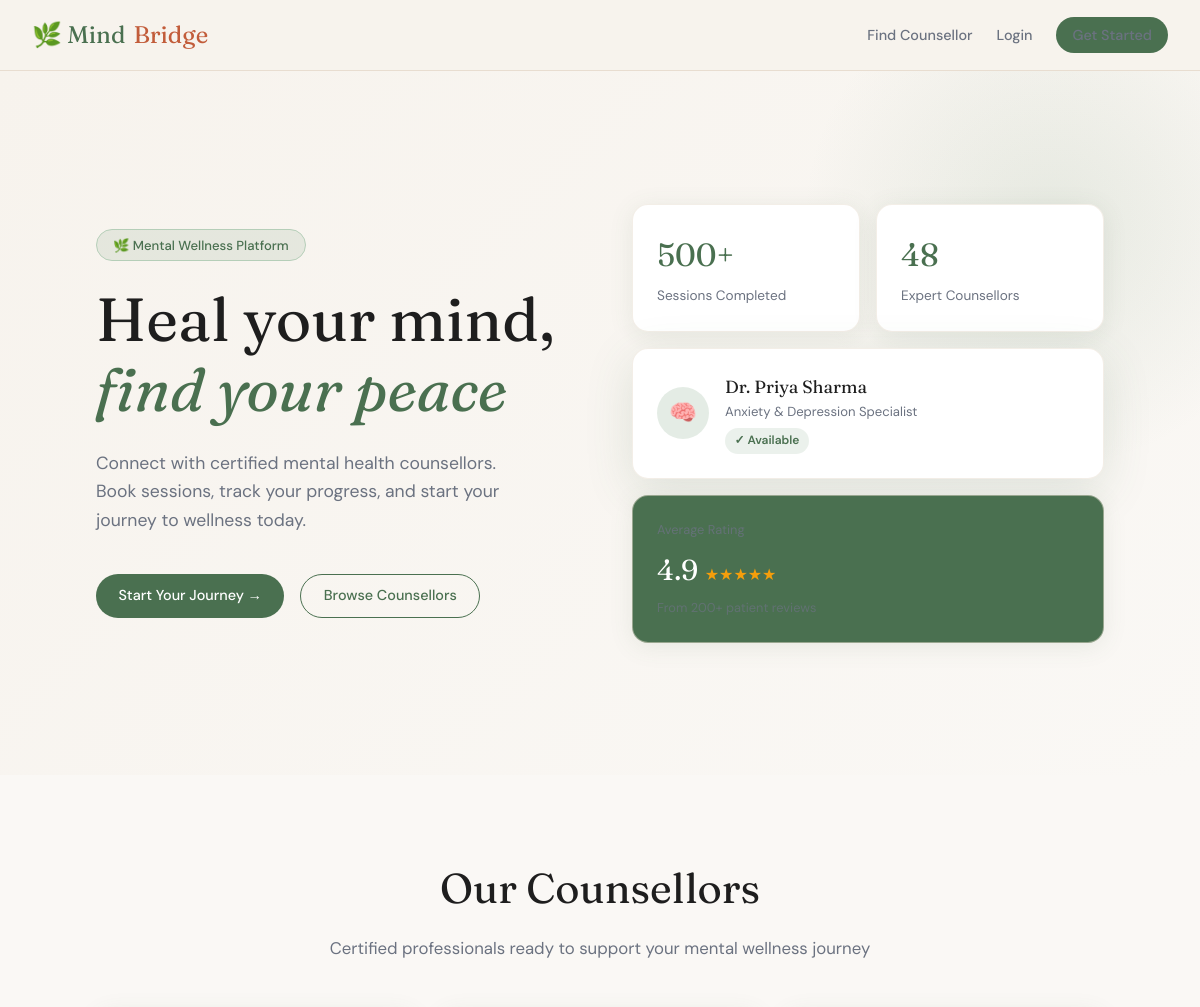
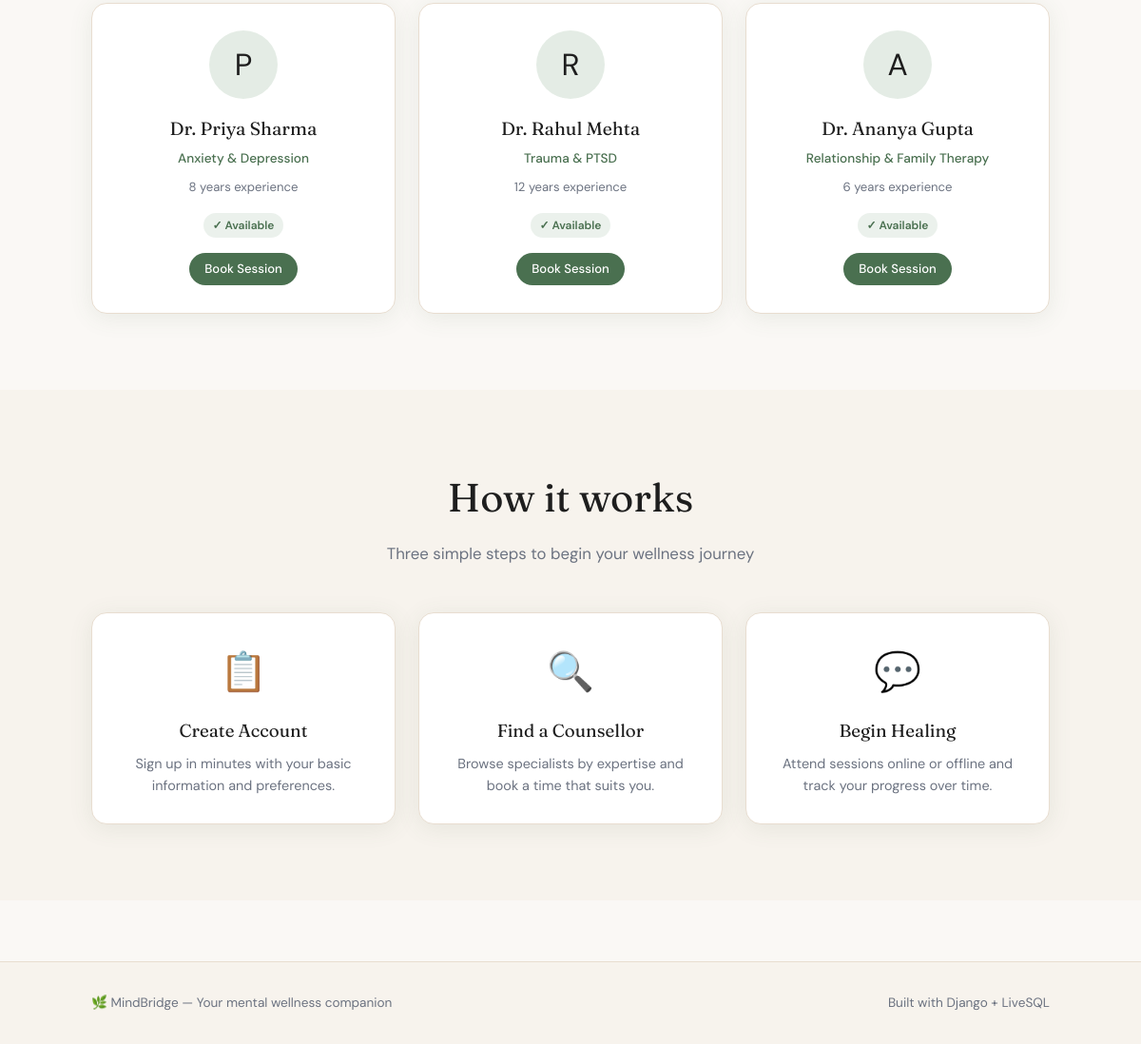
The page / on the database its author committed (2 pictures, top to bottom).
### core/models.py (models this page shows, shortened)
class Counsellor(models.Model):
    counsellor_id = models.AutoField(primary_key=True)
    user = models.OneToOneField(User, on_delete=models.CASCADE, related_name='counsellor_profile')
    name = models.CharField(max_length=200)
    specialization = models.CharField(max_length=200)
    email = models.EmailField()
    phone = models.CharField(max_length=20, blank=True)
    experience_years = models.IntegerField(default=0)
    availability_status = models.BooleanField(default=True)
    class Meta:
        db_table = 'counsellor'

### core/views.py (the view)
# urls.py: path('', views.home, name='home'),
def home(request):
    counsellors = Counsellor.objects.filter(availability_status=True)[:6]
    return render(request, 'home.html', {'counsellors': counsellors})

### templates/home.html (shortened to what this page needs)
{% extends 'base.html' %}
{% block content %}
<section class="hero">
  <div class="hero-text fade-up">
    <div class="hero-badge">🌿 Mental Wellness Platform</div>
    <h1>Heal your mind, <em>find your peace</em></h1>
    <p class="hero-sub">Connect with certified mental health counsellors. Book sessions, track your progress, and start your journey to wellness today.</p>
    <div class="hero-ctas">
      <a href="/register/" class="btn btn-primary">Start Your Journey →</a>
      <a href="/counsellors/" class="btn btn-outline">Browse Counsellors</a>
    </div>
  </div>
  <div class="hero-visual fade-up delay-2">
    <div class="stat-row">
      <div class="stat-card">
        <h3>500+</h3>
        <p>Sessions Completed</p>
      </div>
      <div class="stat-card">
        <h3>48</h3>
        <p>Expert Counsellors</p>
      </div>
    </div>
    <div class="counsellor-preview">
      <div class="avatar avatar-green">🧠</div>
      <div>
        <div style="font-family:'Fraunces',serif;font-size:1.1rem;">Dr. Priya Sharma</div>
        <div style="color:var(--muted);font-size:0.82rem;">Anxiety & Depression Specialist</div>
        <div style="margin-top:0.3rem;"><span class="badge badge-green">✓ Available</span></div>
      </div>
    </div>
    <div class="stat-card" style="background:var(--sage-dark);color:white;">
      <p style="font-size:0.8rem;opacity:0.8;margin-bottom:0.4rem;">Average Rating</p>
      <div style="font-size:1.8rem;font-family:'Fraunces',serif;">4.9 <span style="font-size:1rem;color:#f59e0b;">★★★★★</span></div>
      <p style="font-size:0.8rem;opacity:0.7;margin-top:0.3rem;">From 200+ patient reviews</p>
    </div>
  </div>
</section>
{% if counsellors %}
<section class="section">
  <div class="section-header">
    <h2>Our Counsellors</h2>
    <p>Certified professionals ready to support your mental wellness journey</p>
  </div>
  <div class="card-grid">
    {% for c in counsellors %}
    <div class="card counsellor-card">
      <div class="avatar avatar-green" style="font-size:2rem;width:72px;height:72px;margin:0 auto 1rem;">
        {{ c.name|first }}
      </div>
      <h3>Dr. {{ c.name }}</h3>
      <div class="spec">{{ c.specialization }}</div>
      <div class="exp">{{ c.experience_years }} years experience</div>
      <div style="margin-top:1rem;">
        <span class="badge badge-green">✓ Available</span>
      </div>
      <div style="margin-top:1rem;">
        <a href="/book/" class="btn btn-primary btn-sm">Book Session</a>
      </div>
    </div>
    {% endfor %}
  </div>
</section>
{% endif %}
<section class="section section-alt">
  <div class="section-header">
    <h2>How it works</h2>
    <p>Three simple steps to begin your wellness journey</p>
  </div>
  <div class="card-grid">
    <div class="card" style="text-align:center;">
      <div style="font-size:2.5rem;margin-bottom:1rem;">📋</div>
      <h3 style="margin-bottom:0.5rem;">Create Account</h3>
      <p style="color:var(--muted);font-size:0.9rem;">Sign up in minutes with your basic information and preferences.</p>
    </div>
    <div class="card" style="text-align:center;">
      <div style="font-size:2.5rem;margin-bottom:1rem;">🔍</div>
      <h3 style="margin-bottom:0.5rem;">Find a Counsellor</h3>
      <p style="color:var(--muted);font-size:0.9rem;">Browse specialists by expertise and book a time that suits you.</p>
    </div>
    <div class="card" style="text-align:center;">
      <div style="font-size:2.5rem;margin-bottom:1rem;">💬</div>
      <h3 style="margin-bottom:0.5rem;">Begin Healing</h3>
      <p style="color:var(--muted);font-size:0.9rem;">Attend sessions online or offline and track your progress over time.</p>
    </div>
  </div>
</section>
{% endblock %}

### templates/base.html (shortened to what this page needs)
<!DOCTYPE html>
<html lang="en">
<head>
<link rel="stylesheet" href="/static/css/style.css">
</head>
<body>
<nav>
  <a href="/" class="nav-brand">🌿 Mind<span>Bridge</span></a>
  <div class="nav-links">
    <a href="/counsellors/">Find Counsellor</a>
    {% if user.is_authenticated %}
      {% if user.counsellor_profile %}
        <a href="/counsellor/dashboard/">My Sessions</a>
      {% else %}
        <a href="/dashboard/">Dashboard</a>
        <a href="/book/">Book Appointment</a>
      {% endif %}
      <a href="/logout/" class="btn btn-outline btn-sm">Sign out</a>
    {% else %}
      <a href="/login/">Login</a>
      <a href="/register/" class="btn btn-primary btn-sm">Get Started</a>
    {% endif %}
  </div>
</nav>
{% block content %}{% endblock %}
<footer style="background:var(--cream);border-top:1px solid var(--sand);padding:2rem 6rem;margin-top:4rem;display:flex;justify-content:space-between;align-items:center;font-size:0.85rem;color:var(--muted);">
  <span>🌿 MindBridge — Your mental wellness companion</span>
  <span>Built with Django + LiveSQL</span>
</footer>
</body>
</html>

### rows shown on the page
Counsellor: name|first "P", name "Priya Sharma", specialization "Anxiety & Depression", experience_years "8"
Counsellor: name|first "R", name "Rahul Mehta", specialization "Trauma & PTSD", experience_years "12"
Counsellor: name|first "A", name "Ananya Gupta", specialization "Relationship & Family Therapy", experience_years "6"
